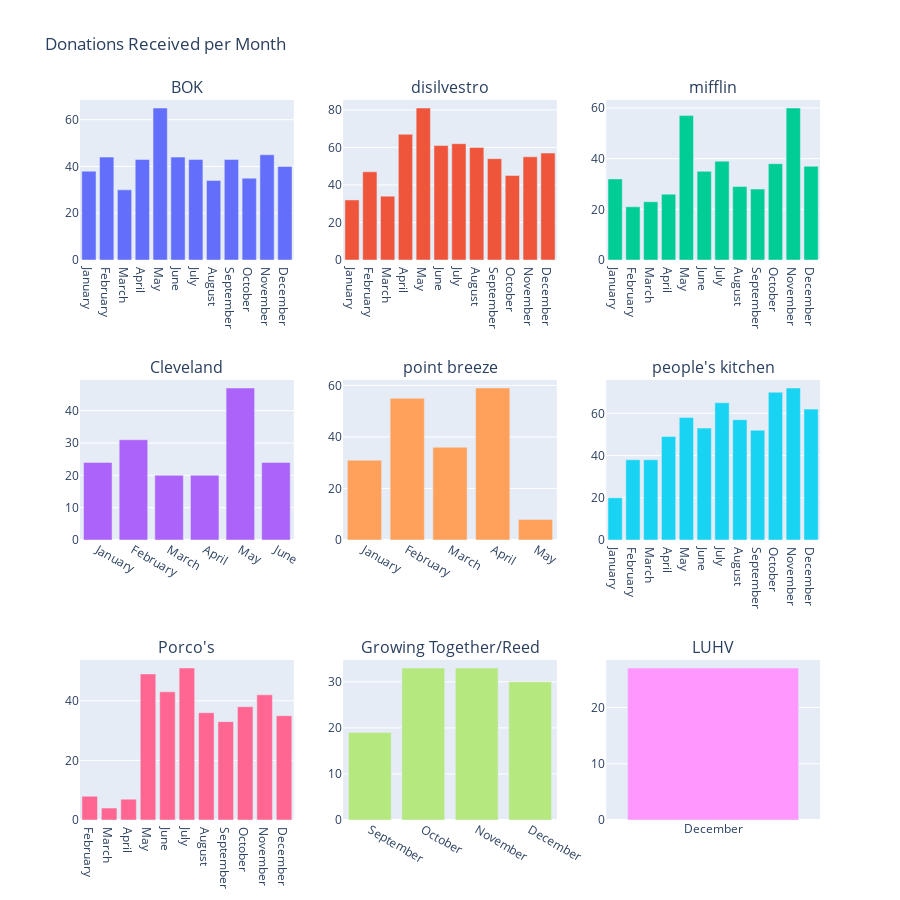

The cell this chart's notebook holds for it:
### Code cell
# Convert values to lowercase
df_dates['Dropoff Location'] = df_dates['Dropoff Location'].str.lower()

# Remove NaN values
df_dates = df_dates.dropna(subset=['Dropoff Location'])

# Define mapping dictionary
combine_mapping = {
    'bok': 'BOK',
    "pk - people's kitchen": "People's Kitchen",
    'ds - disilvestro': 'DISILVESTRO',
    'pb - point breeze': 'Point Breeze',
    'mamatee': "Porco's",
    'cleveland': 'Cleveland',
    'growing together/reed': 'Growing Together/Reed',
    "porco's": "Porco's",
    'luhv': 'LUHV'
}

# Replace values using mapping dictionary
df_dates.loc[:, 'Dropoff Location'] = df_dates['Dropoff Location'].map(combine_mapping).fillna(df_dates['Dropoff Location'])

# Create an empty list to store all subplot traces
subplot_traces = []

# Iterate through each unique location
for idx, location in enumerate(unique_locations_combined, start=1):
    # Filter DataFrame for the current location
    location_df = df_dates[df_dates['Dropoff Location'] == location].copy()

    # Localize 'Date' column to remove timezone information
    location_df['Date'] = location_df['Date'].dt.tz_localize(None)

    # Convert 'Date' column to PeriodArray/Index representation
    location_df['YearMonth'] = location_df['Date'].dt.to_period('M').dt.strftime('%B')

    # Calculate the number of donations received every month for the current location
    monthly_counts = location_df.groupby('YearMonth').size().reset_index(name='Donation Count')

    # Sort monthly_counts by month
    monthly_counts['YearMonth'] = pd.Categorical(monthly_counts['YearMonth'], categories=[
        'January', 'February', 'March', 'April', 'May', 'June', 'July', 'August', 'September', 'October', 'November', 'December'], ordered=True)
    monthly_counts = monthly_counts.sort_values('YearMonth')

    # Create a bar trace for the current location
    trace = go.Bar(x=monthly_counts['YearMonth'], y=monthly_counts['Donation Count'], name=location)

    # Append the trace to the subplot_traces list
    subplot_traces.append(trace)

    # If the subplot_traces list contains 9 traces or it's the last iteration, create a subplot
    if len(subplot_traces) == 9 or idx == len(unique_locations_combined):
        # Create a subplot figure with a 3x3 grid
        fig = make_subplots(rows=3, cols=3, subplot_titles=[trace.name for trace in subplot_traces])

        # Add traces to the subplot figure
        for row in range(3):
            for col in range(3):
                trace_idx = row * 3 + col
                if trace_idx < len(subplot_traces):
                    fig.add_trace(subplot_traces[trace_idx], row=row+1, col=col+1)

        # Update figure layout to hide the legend
        fig.update_layout(height=900, width=900, title_text="Donations Received per Month", showlegend=False)

        # Show the subplot figure
        fig.show()

        # Reset subplot_traces list for the next set of traces
        subplot_traces = []

### Figure 1 — Plotly figure (JSON) as saved in the notebook; plotly's stock layout.template omitted (floating-point values rounded to 4 significant figures)
{"data": [{"name": "BOK", "type": "bar", "x": ["January", "February", "March", "April", "May", "June", "July", "August", "September", "October", "November", "December"], "xaxis": "x", "y": [38, 44, 30, 43, 65, 44, 43, 34, 43, 35, 45, 40], "yaxis": "y"}, {"name": "disilvestro", "type": "bar", "x": ["January", "February", "March", "April", "May", "June", "July", "August", "September", "October", "November", "December"], "xaxis": "x2", "y": [32, 47, 34, 67, 81, 61, 62, 60, 54, 45, 55, 57], "yaxis": "y2"}, {"name": "mifflin", "type": "bar", "x": ["January", "February", "March", "April", "May", "June", "July", "August", "September", "October", "November", "December"], "xaxis": "x3", "y": [32, 21, 23, 26, 57, 35, 39, 29, 28, 38, 60, 37], "yaxis": "y3"}, {"name": "Cleveland", "type": "bar", "x": ["January", "February", "March", "April", "May", "June"], "xaxis": "x4", "y": [24, 31, 20, 20, 47, 24], "yaxis": "y4"}, {"name": "point breeze", "type": "bar", "x": ["January", "February", "March", "April", "May"], "xaxis": "x5", "y": [31, 55, 36, 59, 8], "yaxis": "y5"}, {"name": "people's kitchen", "type": "bar", "x": ["January", "February", "March", "April", "May", "June", "July", "August", "September", "October", "November", "December"], "xaxis": "x6", "y": [20, 38, 38, 49, 58, 53, 65, 57, 52, 70, 72, 62], "yaxis": "y6"}, {"name": "Porco's", "type": "bar", "x": ["February", "March", "April", "May", "June", "July", "August", "September", "October", "November", "December"], "xaxis": "x7", "y": [8, 4, 7, 49, 43, 51, 36, 33, 38, 42, 35], "yaxis": "y7"}, {"name": "Growing Together/Reed", "type": "bar", "x": ["September", "October", "November", "December"], "xaxis": "x8", "y": [19, 33, 33, 30], "yaxis": "y8"}, {"name": "LUHV", "type": "bar", "x": ["December"], "xaxis": "x9", "y": [27], "yaxis": "y9"}], "layout": {"annotations": [{"font": {"size": 16}, "showarrow": false, "text": "BOK", "x": 0.1444, "xanchor": "center", "xref": "paper", "y": 1, "yanchor": "bottom", "yref": "paper"}, {"font": {"size": 16}, "showarrow": false, "text": "disilvestro", "x": 0.5, "xanchor": "center", "xref": "paper", "y": 1, "yanchor": "bottom", "yref": "paper"}, {"font": {"size": 16}, "showarrow": false, "text": "mifflin", "x": 0.8556, "xanchor": "center", "xref": "paper", "y": 1, "yanchor": "bottom", "yref": "paper"}, {"font": {"size": 16}, "showarrow": false, "text": "Cleveland", "x": 0.1444, "xanchor": "center", "xref": "paper", "y": 0.6111, "yanchor": "bottom", "yref": "paper"}, {"font": {"size": 16}, "showarrow": false, "text": "point breeze", "x": 0.5, "xanchor": "center", "xref": "paper", "y": 0.6111, "yanchor": "bottom", "yref": "paper"}, {"font": {"size": 16}, "showarrow": false, "text": "people's kitchen", "x": 0.8556, "xanchor": "center", "xref": "paper", "y": 0.6111, "yanchor": "bottom", "yref": "paper"}, {"font": {"size": 16}, "showarrow": false, "text": "Porco's", "x": 0.1444, "xanchor": "center", "xref": "paper", "y": 0.2222, "yanchor": "bottom", "yref": "paper"}, {"font": {"size": 16}, "showarrow": false, "text": "Growing Together/Reed", "x": 0.5, "xanchor": "center", "xref": "paper", "y": 0.2222, "yanchor": "bottom", "yref": "paper"}, {"font": {"size": 16}, "showarrow": false, "text": "LUHV", "x": 0.8556, "xanchor": "center", "xref": "paper", "y": 0.2222, "yanchor": "bottom", "yref": "paper"}], "height": 900, "showlegend": false, "title": {"text": "Donations Received per Month"}, "width": 900, "xaxis": {"anchor": "y", "autorange": true, "domain": [0, 0.2889], "range": [-0.5, 11.5], "type": "category"}, "xaxis2": {"anchor": "y2", "autorange": true, "domain": [0.3556, 0.6444], "range": [-0.5, 11.5], "type": "category"}, "xaxis3": {"anchor": "y3", "autorange": true, "domain": [0.7111, 1], "range": [-0.5, 11.5], "type": "category"}, "xaxis4": {"anchor": "y4", "autorange": true, "domain": [0, 0.2889], "range": [-0.5, 5.5], "type": "category"}, "xaxis5": {"anchor": "y5", "autorange": true, "domain": [0.3556, 0.6444], "range": [-0.5, 4.5], "type": "category"}, "xaxis6": {"anchor": "y6", "autorange": true, "domain": [0.7111, 1], "range": [-0.5, 11.5], "type": "category"}, "xaxis7": {"anchor": "y7", "autorange": true, "domain": [0, 0.2889], "range": [-0.5, 10.5], "type": "category"}, "xaxis8": {"anchor": "y8", "autorange": true, "domain": [0.3556, 0.6444], "range": [-0.5, 3.5], "type": "category"}, "xaxis9": {"anchor": "y9", "autorange": true, "domain": [0.7111, 1], "range": [-0.5, 0.5], "type": "category"}, "yaxis": {"anchor": "x", "autorange": true, "domain": [0.7778, 1], "range": [0, 68.42], "type": "linear"}, "yaxis2": {"anchor": "x2", "autorange": true, "domain": [0.7778, 1], "range": [0, 85.26], "type": "linear"}, "yaxis3": {"anchor": "x3", "autorange": true, "domain": [0.7778, 1], "range": [0, 63.16], "type": "linear"}, "yaxis4": {"anchor": "x4", "autorange": true, "domain": [0.3889, 0.6111], "range": [0, 49.47], "type": "linear"}, "yaxis5": {"anchor": "x5", "autorange": true, "domain": [0.3889, 0.6111], "range": [0, 62.11], "type": "linear"}, "yaxis6": {"anchor": "x6", "autorange": true, "domain": [0.3889, 0.6111], "range": [0, 75.79], "type": "linear"}, "yaxis7": {"anchor": "x7", "autorange": true, "domain": [0, 0.2222], "range": [0, 53.68], "type": "linear"}, "yaxis8": {"anchor": "x8", "autorange": true, "domain": [0, 0.2222], "range": [0, 34.74], "type": "linear"}, "yaxis9": {"anchor": "x9", "autorange": true, "domain": [0, 0.2222], "range": [0, 28.42], "type": "linear"}}}
